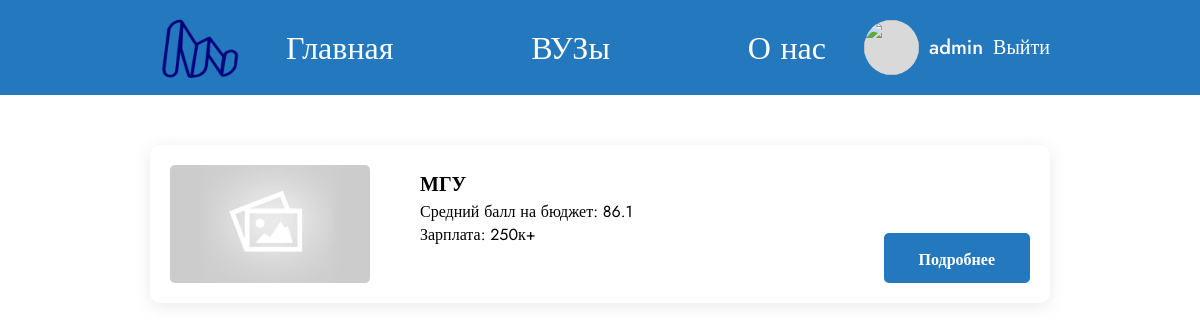
The app's page /unis/ (signed in) with its own data.
### unis/models.py (models this page shows, shortened)
class Uni(models.Model):
    title = models.CharField(max_length=75)
    body = models.TextField()
    about = models.TextField()
    wage = models.IntegerField()
    source = models.URLField(null=True)
    slug = models.SlugField()
    img = models.ImageField(default='empty.png', blank=True)
    date = models.DateTimeField(auto_now_add=True)
    scoreBudget = models.FloatField(default=0, validators=[
        MinValueValidator(0),
        MaxValueValidator(100)
    ])
    scorePaid = models.FloatField(default=0, validators=[
        MinValueValidator(0),
        MaxValueValidator(100)
    ])

### unis/views.py (the view)
# urls.py: path('', views.unis_list, name='list'),
def unis_list(request):
    unis = Uni.objects.all().order_by('-date')
    return render(request, 'unis/unis_list.html', {'unis': unis})

### unis/templates/unis/unis_list.html (shortened to what this page needs)
{% extends "layout.html" %}
{% load static %}
{% block content %}
    <div class="unis">
        <div class="container">
            <div class="unis-wrapper">
                <div class="unis-list">
                    {% for uni in unis %}
                        <div class="unis-list__item">
                            <a href="{% url 'unis:page' slug=uni.slug %}" class="unis-list__item-img--wrapper">
                                <img src="{{ uni.img.url }}" alt="{{ uni.title }}" class="unis-list__item-img">
                            </a>
                            <div class="unis-list__item-right">
                                <h2 >
                                    <a class="unis-list__item-title" href="{% url 'unis:page' slug=uni.slug %}">{{ uni.title }}</a>
                                </h2>
                                {% if uni.scoreBudget != 0 %}
                                <span>Средний балл на бюджет: {{ uni.scoreBudget }}</span><br>
                                {% endif %}
                                <span>Зарплата: {{ uni.wage }}к+</span>
                            </div>
                            <a href="{% url 'unis:page' slug=uni.slug %}" class="more">Подробнее</a>
                        </div>
                    {% endfor%}
                </div>
            </div>
        </div>
    </div>
{% endblock %}

### templates/layout.html (shortened to what this page needs)
<!DOCTYPE html>
{% load static %}
<html lang="en">
<head>
    <link rel="stylesheet" href="{% static 'css/style.css' %}">
    <link rel="stylesheet" href="https://cdn.jsdelivr.net/npm/swiper@11/swiper-bundle.min.css"/>
</head>
<body>
    <header class="header">
        <div class="container">
            <div class="header-wrapper">
                <ul class="header-nav">
                    <li class="header-nav__item"><a href="/">Главная</a></li>
                    <li class="header-nav__item"><a href="{% url 'unis:list' %}">ВУЗы</a></li>
                    <li class="header-nav__item"><a href="/about">О нас</a></li>
                </ul>
                <div class="header-user">
                    <img src="" alt="" class="header-user__avatar">
                    {% if user.is_authenticated %}
                    <a class="header-user__name" href="{% url 'users:profile' %}">{{user.username}}</a>
                    <form action="{% url 'users:logout' %}" class="logout" method='post'>
                        <button class="header-user__name">Выйти</button>
                    </form>
                    {% else %}
                    <a class="header-user__name" href="{% url 'users:register' %}">Регистрация</a>
                    <a class="header-user__name" href="{% url 'users:login' %}">Вход</a>
                    {% endif %}
                </div>
            </div>
        </div>
    </header>
    {% block content %}
    {% endblock %}
</body>
</html>

### static/css/style.css (style rules this page uses)
* { box-sizing: border-box; padding: 0; margin: 0; }
body { font-family: Jost; color: #fff; }
.container { max-width: 75%; margin: 0 auto; }
.more { display: block; border-radius: 5px; background: #2478BD; padding: 15px 35px; height: 50px; border: none; color: #fff; font-size: 16px; font-style: normal; font-weight: 700; align-self: flex-end; cursor: pointer; text-decoration: none; }
.header { background: #2478BD; }
.header-wrapper { display: flex; padding: 15px 0; justify-content: space-between; }
.header-nav { display: flex; list-style: none; width: 60%; justify-content: space-between; align-items: center; }
.header-nav__item { font-size: 32px; font-weight: 500; word-wrap: break-word; }
.header-nav__item a { text-decoration: none; color: #fff; }
.header-user { display: flex; align-items: center; }
.header-user__avatar { border-radius: 50%; background: #D9D9D9; width: 55px; height: 55px; margin-right: 10px; }
.header-user__name { font-size: 20px; font-weight: 500; color: #fff; text-decoration: none; background: transparent; border: none; padding: 0; margin: 0; font-family: Jost; cursor: pointer; }
.header-user__name:not(:last-child) { margin-right: 10px; }
.unis { padding-top: 50px; }
.unis-list { display: flex; flex-direction: column; gap: 15px 0; }
.unis-list__item { display: flex; border-radius: 10px; background: #FFF; box-shadow: 0px 3px 16px 0px rgba(144, 144, 144, 0.2); padding: 20px; color: #000; font-style: normal; font-weight: 400; line-height: normal; }
.unis-list__item-img { margin-right: 50px; width: 200px; height: 100%; border-radius: 5px; object-fit: cover; }
.unis-list__item-title, .unis-list__item-title a { font-size: 20px; text-decoration: none; color: #000; }
.unis-list__item-right { margin-right: auto; }

### records on screen
Uni: img (placeholder picture), title "МГУ", scoreBudget "86.1", wage "250"

### other values on screen
{{ user.username }} "admin"
